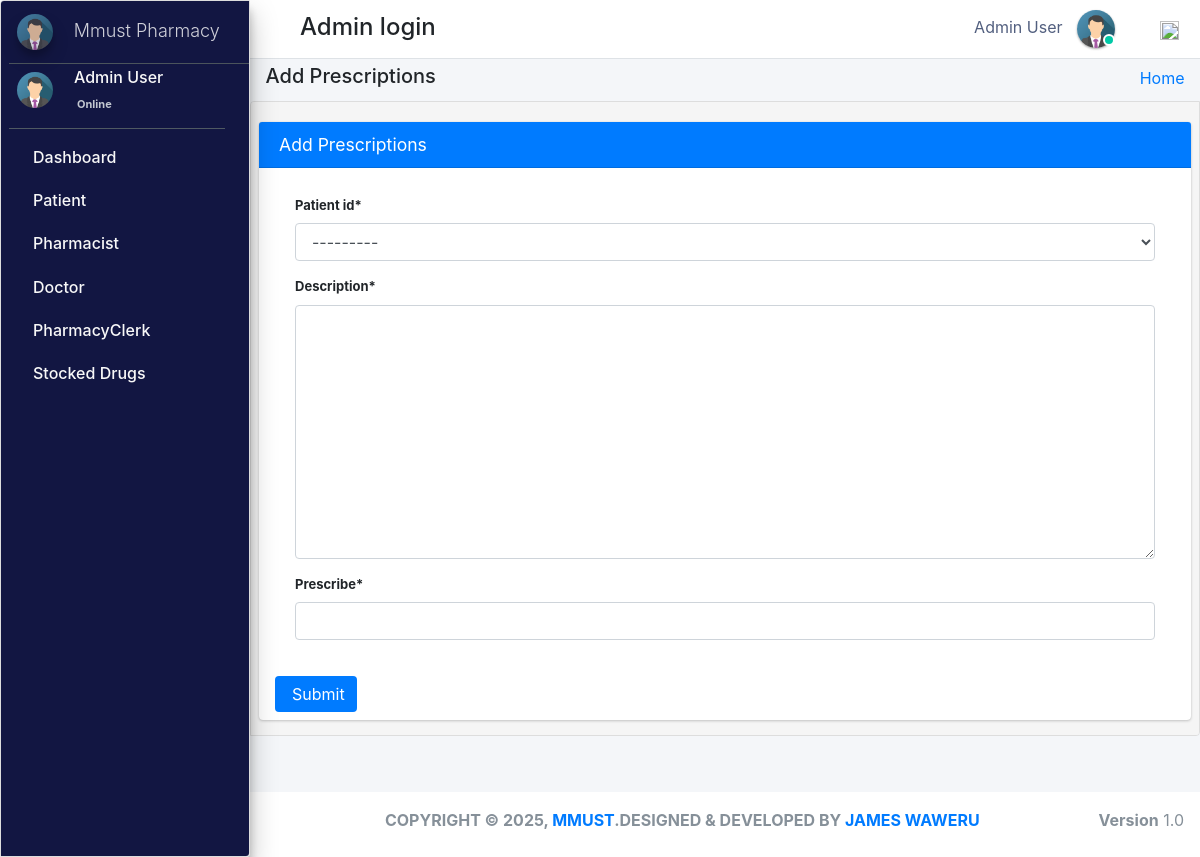
Page /admin_user/prescribe_drug/ (signed in) on the committed database.
### pharmacy/models.py (models this page shows, shortened)
class CustomUser(AbstractUser):
    user_type_data = ((1, "AdminHOD"), (2, "Pharmacist"), (3, "Doctor"), (4, "PharmacyClerk"),(5, "Patients"))
    user_type = models.CharField(default=1, choices=user_type_data, max_length=10)

class AdminHOD(models.Model):
    gender_category=(
        ('Male','Male'),
        ('Female','Female'),
    )
    admin = models.OneToOneField(CustomUser,null=True, on_delete = models.CASCADE)
    emp_no= models.CharField(max_length=100,null=True,blank=True)
    gender=models.CharField(max_length=100,null=True,choices=gender_category)
    mobile=models.CharField(max_length=10,null=True,blank=True)
    address=models.CharField(max_length=300,null=True,blank=True)
    profile_pic=models.ImageField(default="admin.png",null=True,blank=True)
    created_at = models.DateTimeField(auto_now_add=True)
    updated_at = models.DateTimeField(auto_now=True)
    date_employed=models.DateTimeField(auto_now_add=True, auto_now=False)
    objects = models.Manager()

### pharmacy/HODViews.py (the view)
# urls.py: path('admin_user/prescribe_drug/',HODViews.add_prescription,name='prescribe'),
def add_prescription(request):
    form=PrescriptionForm(request.POST or None)
    if form.is_valid():
        form.save()
        return redirect('prescribe')
    context={
        "form":form,
        "title":"Prescribe Drug"
    }
    return render(request,'hod_templates/prescribe.html',context)

### pharmacy/forms.py
class PrescriptionForm(forms.ModelForm):
    class Meta:
        model=Prescription
        fields='__all__'

### pharmacy/LoginCheckMiddleWare.py (called while the page is built)
    def process_view(self, request, view_func, view_args, view_kwargs):
        modulename = view_func.__module__
        user = request.user
        if user.is_authenticated:
            user_type = user.user_type
            allowed_modules = ["pharmacy.views", "django.views.static"]
            if user_type in self.USER_TYPE_VIEWS:
                allowed_modules.append(self.USER_TYPE_VIEWS[user_type][0])
                redirect_view = self.USER_TYPE_VIEWS[user_type][1] if len(self.USER_TYPE_VIEWS[user_type]) > 1 else None
                if modulename not in allowed_modules and redirect_view:
                    return redirect(redirect_view)
            else:
                return redirect("login")
        elif request.path != reverse("login"):
            return redirect("login")
        return None

### pharmacy/models.py (called while the page is built)
    def __str__(self):
        return str(self.admin)

### pharmacy/templates/hod_templates/prescribe.html (shortened to what this page needs)
{% extends 'hod_templates/base_template.html'%}
{% load crispy_forms_tags %}
{% block page_title %}
<h5>Add Prescriptions</h5>
{% endblock page_title %}
{% block main_content %}
<section class="content">
        <div class="row">
                <div class="col-md-12">
                    <div class="card card-primary">
                    <div class="card-header">
                        <h3 class="card-title">Add Prescriptions</h3>
                    </div>
                    <form  method="POST" style="font-size:13px;" class='px-3 py-2'>
                            <div class="card-body">
    {{form|crispy}}
                            </div>
                                                   <input type="submit" class="btn btn-primary" >
                        </form>
                    </div>
                </div>
            </div>
</section>
{% endblock main_content %}

### pharmacy/templates/hod_templates/base_template.html (shortened to what this page needs)
{% extends 'base_file.html' %} {% block htm %}
<body class="hold-transition sidebar-mini layout-fixed">
    <div class="wrapper">
        <nav class="main-header navbar navbar-expand navbar-white navbar-light">
            <ul class="navbar-nav">
                <li class="nav-item">
                    <a class="nav-link" data-widget="pushmenu" href="#" role="button"></a>
                </li>
            </ul>
            <h4 style="margin-left: 10px; margin-top: 5px;">Admin login </h4>
            <ul class="navbar-nav ml-auto">
                <li class="mx-3">
                    <a href="#" class="sm-submenu-with-image a">
                        <span>{{user.first_name}}  {{user.last_name}}</span>
                        <img src="{{request.user.adminhod.profile_pic.url}}" class="img-circle elevation-1" width="38" height="38" alt="">
                        <span class="avatar-status avatar-sm-status avatar-status-success"></span>
                    </a>
                </li>
                <li class="nav-item dropdown ml-3 low">
                    <a href="#" class="btn btn-outlined btn-black text-muted bg-transparent " data-toggle="dropdown" aria-expanded="false" data-wow-delay="0.7s"><img src="https://img.icons8.com/ios/50/000000/settings.png" width="19" height="19">
                    </a>
                </li>
            </ul>
        </nav>
        {% include 'hod_templates/sidebar.html'%}
        <div class="content-wrapper">
            <div class="content-header">
                <div class="container-fluid">
                    <div class="row ">
                        <div class="col-sm-6">
                            <h1 class="m-0 text-dark">
                                {% block page_title %} {% endblock page_title %}
                            </h1>
                        </div>
                        <div class="col-sm-6 ">
                            <ol class="breadcrumb float-sm-right">
                                <li class="breadcrumb-item"><a href="">Home</a></li>
                            </ol>
                        </div>
                    </div>
                </div>
            </div>
            {% block main_content %} {% endblock main_content %}
        </div>
        {% include 'hod_templates/footer.html'%}
    </div>
    {% endblock htm %}

### pharmacy/templates/hod_templates/sidebar.html (shortened to what this page needs)
<aside class="main-sidebar sidebar-dark-primary elevation-4">
    <a href="" class="brand-link ml-2">
        <img src="{{request.user.adminhod.profile_pic.url}}" alt="" width="36" height="36" class=" img-circle elevation-3" style="opacity: .8">
        <span class="brand-text font-weight-light mt-1 ml-3 mmust">Mmust Pharmacy</span>
    </a>
    <div class="sidebar">
        <div class="user-panel mr-3">
            <div class="pull-left image sm-submenu-with-image a ml-2 ">
                <img src="{{request.user.adminhod.profile_pic.url}}" class="img-circle mt-2" width="36" height="36" alt="User Image">
            </div>
            <div class="pull-left info">
                <p>{{user.first_name}} {{user.last_name}}</p>
                <a href="#"> Online</a>
            </div>
        </div>
        <nav class="mt-2">
            <ul class="nav nav-pills nav-sidebar flex-column" data-widget="treeview" role="menu" data-accordion="false">
                <li class="nav-item">
                    <a href="{% url  'admin_dashboard' %}" class="nav-link">
                        <p>
                            Dashboard
                        </p>
                    </a>
                </li>
                <li class="nav-item">
                    <a href="#" class="nav-link">
                        <p>
                            Patient
                        </p>
                    </a>
                </li>
                <li class="nav-item">
                    <a href="#" class="nav-link">
                        <p>
                            Pharmacist
                        </p>
                    </a>
                </li>
                <li class="nav-item">
                    <a href="#" class="nav-link">
                        <p>
                            Doctor
                        </p>
                    </a>
                </li>
                <li class="nav-item">
                    <a href="#" class="nav-link">
                        <p>
                            PharmacyClerk
                        </p>
                    </a>
                </li>
                <li class="nav-item">
                    <a href="#" class="nav-link">
                        <p>
                            Stocked Drugs
                        </p>
                    </a>
                </li>
            </ul>
        </nav>
    </div>
</aside>

### static/css/main.css (style rules this page uses)
html { font-family: sans-serif; line-height: 1.15; -webkit-text-size-adjust: 100%; -webkit-tap-highlight-color: transparent; }
body { overflow-y: hidden; overflow-x: hidden; font-family: -apple-system, BlinkMacSystemFont, "Segoe UI", Roboto, "Helvetica Neue", Arial, "Noto Sans", sans-serif, "Apple Color Emoji", "Segoe UI Emoji", "Segoe UI Symbol", "Noto Color Emoji" !important; }
.content { background-color: #f5f5f5; border: 1px solid #dddddd; border-radius: 4px 0px 4px 0px; left: -1px; padding: 10px 7px 5px; }
.main-sidebar { background: #ffffff; border: 1px solid #dddddd; border-radius: 4px 0px 4px 0px; font-weight: bold; }
.content { height: 75vh; overflow-y: scroll; overflow-x: hidden; }
.content .row { margin-top: 20px !important; }
.main-sidebar { background-color: #121642 !important; color: white !important; }
.main-sidebar p { color: #f8f8f8 !important; font-weight: 500 !important }
.btn-primary { outline: none !important; border: none !important; }
.avatar-status { position: absolute; bottom: 12px; right: 75.4px; display: -ms-inline-flexbox; display: inline-flex; -ms-flex-negative: 0; flex-shrink: 0; -ms-flex-pack: center; justify-content: center; -ms-flex-align: center; align-items: center; white-space: nowrap; text-align: center; vertical-align: baseline; font-weight: 600; border: .125rem solid #fff; width: 12px; height: 12px; line-height: 1; font-size: .71094rem; border-radius: 50%; }
.avatar-status-success { color: #fff; background-color: #00c9a7; }
.pull-left { float: left; }
.pull-left { float: left!important; }
.user-panel>.info { padding: 5px 5px 5px 15px; line-height: 1; position: absolute; left: 55px; }
.user-panel>.info>p { font-weight: 600; margin-bottom: 9px; }
p { margin: 0 0 10px; }
.user-panel { padding-bottom: 20px; }
.user-panel:after { clear: both; }
.user-panel:before, .user-panel:after { content: " "; display: table; }
.user-panel>.info>a { text-decoration: none; padding-right: 5px; margin-top: 3px; font-size: 11px; overflow: hidden; white-space: nowrap; }
.mmust { overflow: hidden; white-space: nowrap; font-size: 18px; }
.container-fluid { width: 100%; padding-right: 15px; padding-left: 15px; margin-right: auto; margin-left: auto; }
.row { display: flex; flex-wrap: wrap; margin-right: -15px; margin-left: -15px; }
input { text-indent: 5px !important; }
input::placeholder { text-indent: 5px !important; }
.img-circle { border-radius: 50%; }
.content-wrapper .content-header { padding: 5px 0.5rem !important; }

### static/css/profile.css (style rules this page uses)
li { list-style-type: none ! }
.form-control { font-size: .875rem; }
.navbar-nav span { color: #525f7f !important; margin-right: 10px !important; }
body { font-family: 'Rubik', sans-serif; height: 100% !important; }
input { text-indent: 5px !important; }
input::placeholder { text-indent: 5px !important; }

### rows in the picture
CustomUser: first_name "Admin", last_name "User", user.adminhod.profile_pic (picture)
